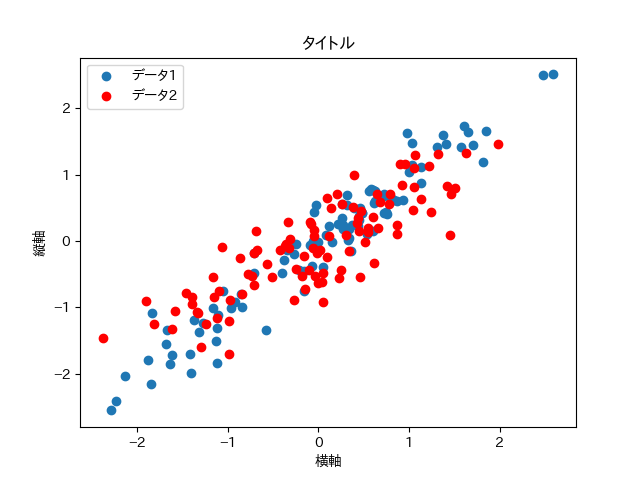

Here is the Python script that generated this plot:
#
#matplotlib で散布図を描く
#
import matplotlib
#
# 出力先としてtkinter をuse で設定、pyplot のインポートより前に
#
matplotlib.use('tkagg')
import matplotlib.pyplot as plt
import numpy as np
#
# matplotlib で日本語表示を可能にする
#
matplotlib.rc('font', **{'family':'IPAPGothic'})
#
# ランダムなデータの作成
#
datax = np.random.randn(100)
datay = datax + np.random.randn(100)*0.3
#
# 散布図の描画
#
plt.scatter(datax,datay,label='データ1')
#
# 別のデータの作成
#
datax = np.random.randn(100)
datay = 0.6*datax + np.random.randn(100)*0.4
#
# 色を指定して散布図を作成
#
plt.scatter(datax,datay,color='red',label='データ2')
#
# タイトル、軸ラベル、凡例の記入
#
plt.title('タイトル')
plt.xlabel('横軸')
plt.ylabel('縦軸')
plt.legend()
#
# 表示
#
plt.show()
